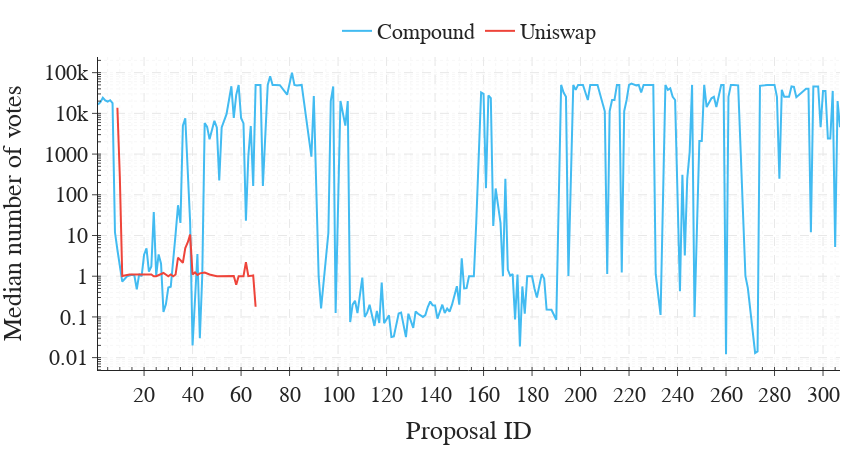

The cell this chart's notebook holds for it:
### Markdown cell above
### Votes Cast

### Code cell
# Plot showing the distribution of COMP tokens held by voters during a voting period
fig = go.Figure(layout=get_plotly_layout(width=width, height=height))

print("Compound")
display(dfs['compound']['votes'].votes.describe().to_frame().T)

min_votes = 1e-3
proposals_ids = dfs['compound']['proposals_defeated'].proposalId
data = dfs['compound']['votes'].query(
    "(proposalId not in @proposals_ids) and (votes >= @min_votes)"
).groupby('proposalId').agg({'votes': ['mean', 'median', 'sum']})

fig.add_trace(go.Scatter(x=data.index, y=data[('votes', 'median')], line=dict(
    color=colors['blue'], width=2), mode='lines', name='Compound'))

print("Uniswap")
display(dfs['uniswap']['votes'].votes.describe().to_frame().T)

min_votes = 1e-3
proposals_ids = dfs['uniswap']['proposals_defeated'].proposalId
data = dfs['uniswap']['votes'].query(
    "(proposalId not in @proposals_ids) and (votes >= @min_votes)"
).groupby('proposalId').agg({'votes': ['mean', 'median', 'sum']})

fig.add_trace(go.Scatter(x=data.index, y=data[('votes', 'median')], line=dict(
    color=colors['red'], width=2), mode='lines', name='Uniswap'))

fig.update_layout(yaxis_title="Median number of votes", xaxis_title="Proposal ID",
                  xaxis=dict(tickmode='linear', tick0=0, dtick=20),
                  legend=dict(xanchor='center', x=0.5, y=1.15, orientation='h'))

fig.update_yaxes(type="log")

file_dir = os.path.join(
    plots_dir, "distribution_of_voting_power_by_voter_per_proposal_2.pdf")
fig.write_image(file_dir, width=width, height=height, scale=1)

fig.show(plot_style)

### Figure 1 — Plotly figure (JSON) as saved in the notebook; plotly's stock layout.template omitted (floating-point values rounded to 4 significant figures; data arrays with more than 128 entries replaced by an {"elided": "..."} marker saying what was removed)
{"data": [{"line": {"color": "#42bbf1", "width": 2}, "mode": "lines", "name": "Compound", "type": "scatter", "x": {"elided": "257 int values"}, "y": {"elided": "257 float values"}}, {"line": {"color": "#ee443a", "width": 2}, "mode": "lines", "name": "Uniswap", "type": "scatter", "x": [9, 10, 11, 13, 14, 16, 17, 18, 19, 20, 22, 23, 24, 25, 28, 29, 30, 31, 32, 33, 34, 36, 37, 38, 39, 40, 41, 42, 43, 45, 46, 47, 50, 51, 52, 54, 55, 56, 57, 58, 59, 60, 61, 62, 63, 64, 65, 66], "y": [13690.0, 282.6, 1.015, 1.1, 1.1, 1.1, 1.1, 1.1, 1.1, 1.1, 1.1, 1.1, 1.0, 1.0, 1.2, 1.1, 1.0, 1.1, 1.0, 1.1, 2.866, 2.142, 4.899, 6.747, 10.5, 1.1, 1.239, 1.07, 1.175, 1.231, 1.164, 1.1, 1.0, 1.0, 1.0, 1.0, 1.0, 1.0, 1.013, 0.6156, 1.0, 1.0, 1.0, 2.221, 1.0, 1.02, 1.046, 0.1775]}], "layout": {"font": {"family": "Clear Sans", "size": 22}, "height": 450, "legend": {"orientation": "h", "x": 0.5, "xanchor": "center", "y": 1.15}, "margin": {"b": 10, "l": 10, "r": 10, "t": 10}, "width": 850, "xaxis": {"dtick": 20, "griddash": "dash", "minor": {"griddash": "dot", "ticks": "inside"}, "showgrid": true, "tick0": 0, "tickmode": "linear", "title": {"text": "Proposal ID"}}, "yaxis": {"griddash": "dash", "minor": {"griddash": "dot", "ticks": "inside"}, "showgrid": true, "title": {"text": "Median number of votes"}, "type": "log"}}}
